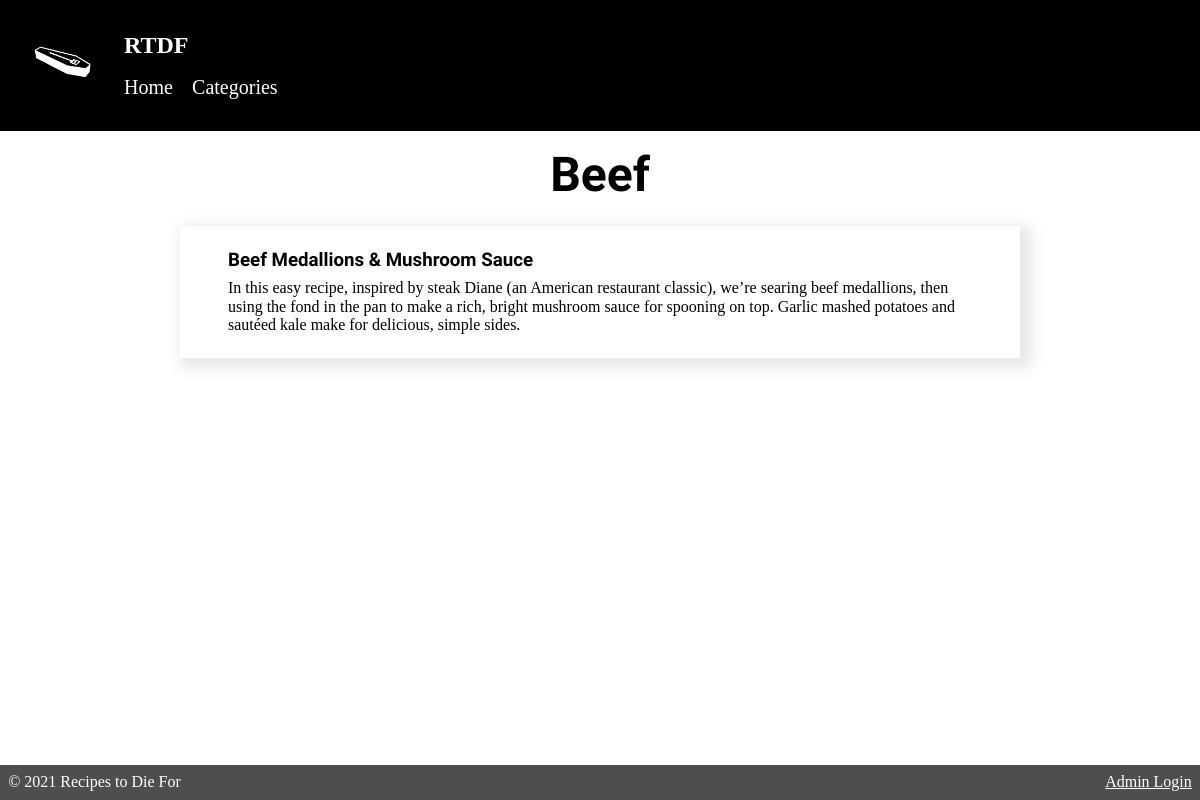
The page /final/categoryopen.php?recipe_category=Beef on the database its author committed.
### tables this page shows
CREATE TABLE `recipe` (
  `id` int(11) NOT NULL,
  `recipe_title` varchar(250) NOT NULL,
  `recipe_desc` varchar(600) NOT NULL,
  `recipe_steps` varchar(4000) NOT NULL,
  `recipe_category` varchar(250) NOT NULL,
  `file_path` varchar(250) NOT NULL,
  `date_created` datetime NOT NULL,
  `date_updated` datetime NOT NULL
);

### final/category-build.php (the view)
<h1 class="open-cat-title"><?php echo $category ?></h1>
<?php
while ($row = mysqli_fetch_assoc($results)) {
  echo "<a href='recipe.php?id=" . $row['id'] . "'>";
	echo "<div class='category-card'>";
	echo "<h3>".$row['recipe_title']."</h3> <p>".$row['recipe_desc']."</p>";
	echo "</div>";
	echo "</a>";
}
?>

### final/css/main.css (style rules this page uses)
* { box-sizing: border-box; margin: 0; padding: 0; }
h1 { margin: 0; font-size: 3rem; padding-bottom: 0.5rem; font-family: 'Zen Antique Soft', serif; }
h3 { font-family: 'Zen Antique Soft', serif; padding-bottom: 0.5rem; }
a { text-decoration: none; }
body { margin-bottom: 3rem; }
.category-card { display: flex; flex-direction: column; background-image: linear-gradient(rgb(0, 0, 0), rgb(0, 0, 0)); background-position: 0% 100%; background-repeat: no-repeat; background-size: 0% 100%; display: flex; background-color: white; box-shadow: 6px 5px 14px 5px rgba(0,0,0,0.1); padding: 1.5rem 3rem; width: 70vw; color: rgb(0, 0, 0);; justify-content: center; transition: background-size .5s, color .5s; margin: 0.5rem; }
.open-cat-title { padding: 1rem; }

### rows shown on the page
recipe: recipe_title "Beef Medallions & Mushroom Sauce", recipe_desc "In this easy recipe, inspired by steak Diane (an American restaurant classic), weʼre searing beef medallions, then using the fond in the pan to make a rich, bright mushroom sauce for spooning on top. Garlic mashed potatoes and sautéed kale make for delicious, simple sides."

### other values the page prints
$category "Beef"
